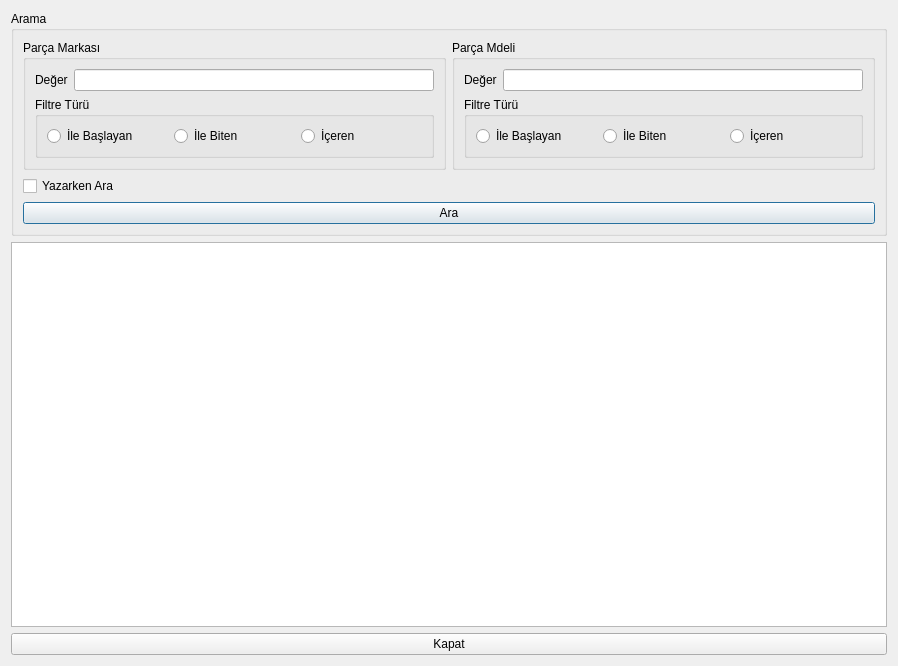
<?xml version="1.0" encoding="UTF-8"?>
<ui version="4.0">
 <class>TKNTumParcaListesi</class>
 <widget class="QDialog" name="TKNTumParcaListesi">
  <property name="geometry">
   <rect>
    <x>0</x>
    <y>0</y>
    <width>898</width>
    <height>666</height>
   </rect>
  </property>
  <property name="windowTitle">
   <string>Dialog</string>
  </property>
  <layout class="QVBoxLayout" name="verticalLayout_4">
   <item>
    <layout class="QVBoxLayout" name="verticalLayout_2">
     <item>
      <widget class="QGroupBox" name="groupBox">
       <property name="title">
        <string>Arama</string>
       </property>
       <layout class="QVBoxLayout" name="verticalLayout_5">
        <item>
         <layout class="QHBoxLayout" name="horizontalLayout_8">
          <item>
           <widget class="QGroupBox" name="groupBox_2">
            <property name="title">
             <string>Parça Markası</string>
            </property>
            <layout class="QVBoxLayout" name="verticalLayout">
             <item>
              <layout class="QHBoxLayout" name="horizontalLayout_3">
               <item>
                <widget class="QLabel" name="label">
                 <property name="text">
                  <string>Değer</string>
                 </property>
                </widget>
               </item>
               <item>
                <widget class="QLineEdit" name="leParcaAdDegeri"/>
               </item>
              </layout>
             </item>
             <item>
              <widget class="QGroupBox" name="groupBox_3">
               <property name="title">
                <string>Filtre Türü</string>
               </property>
               <layout class="QHBoxLayout" name="horizontalLayout_2">
                <item>
                 <layout class="QHBoxLayout" name="horizontalLayout">
                  <item>
                   <widget class="QRadioButton" name="rbParcaAdiIleBaslayan">
                    <property name="text">
                     <string>İle Başlayan</string>
                    </property>
                   </widget>
                  </item>
                  <item>
                   <widget class="QRadioButton" name="rbParcaAdiIleBiten">
                    <property name="text">
                     <string>İle Biten</string>
                    </property>
                   </widget>
                  </item>
                  <item>
                   <widget class="QRadioButton" name="rbParcaAdiIceren">
                    <property name="text">
                     <string>İçeren</string>
                    </property>
                   </widget>
                  </item>
                 </layout>
                </item>
               </layout>
              </widget>
             </item>
            </layout>
           </widget>
          </item>
          <item>
           <widget class="QGroupBox" name="groupBox_4">
            <property name="title">
             <string>Parça Mdeli</string>
            </property>
            <layout class="QVBoxLayout" name="verticalLayout_3">
             <item>
              <layout class="QHBoxLayout" name="horizontalLayout_4">
               <item>
                <widget class="QLabel" name="label_2">
                 <property name="text">
                  <string>Değer</string>
                 </property>
                </widget>
               </item>
               <item>
                <widget class="QLineEdit" name="leParcaModelDegeri"/>
               </item>
              </layout>
             </item>
             <item>
              <widget class="QGroupBox" name="groupBox_5">
               <property name="title">
                <string>Filtre Türü</string>
               </property>
               <layout class="QHBoxLayout" name="horizontalLayout_5">
                <item>
                 <layout class="QHBoxLayout" name="horizontalLayout_7">
                  <item>
                   <widget class="QRadioButton" name="rbParcaModelIleBaslayan">
                    <property name="text">
                     <string>İle Başlayan</string>
                    </property>
                   </widget>
                  </item>
                  <item>
                   <widget class="QRadioButton" name="rbParcaModelIleBiten">
                    <property name="text">
                     <string>İle Biten</string>
                    </property>
                   </widget>
                  </item>
                  <item>
                   <widget class="QRadioButton" name="rbParcaModelIceren">
                    <property name="text">
                     <string>İçeren</string>
                    </property>
                   </widget>
                  </item>
                 </layout>
                </item>
               </layout>
              </widget>
             </item>
            </layout>
           </widget>
          </item>
         </layout>
        </item>
        <item>
         <widget class="QCheckBox" name="cbYazarkenAra">
          <property name="text">
           <string>Yazarken Ara</string>
          </property>
         </widget>
        </item>
        <item>
         <widget class="QPushButton" name="pushButton_2">
          <property name="text">
           <string>Ara</string>
          </property>
          <property name="autoRepeatDelay">
           <number>300</number>
          </property>
         </widget>
        </item>
       </layout>
      </widget>
     </item>
     <item>
      <widget class="QTableWidget" name="tableWidget"/>
     </item>
     <item>
      <widget class="QPushButton" name="pushButton">
       <property name="text">
        <string>Kapat</string>
       </property>
      </widget>
     </item>
    </layout>
   </item>
  </layout>
 </widget>
 <resources/>
 <connections>
  <connection>
   <sender>pushButton</sender>
   <signal>clicked()</signal>
   <receiver>TKNTumParcaListesi</receiver>
   <slot>accept()</slot>
   <hints>
    <hint type="sourcelabel">
     <x>47</x>
     <y>626</y>
    </hint>
    <hint type="destinationlabel">
     <x>227</x>
     <y>389</y>
    </hint>
   </hints>
  </connection>
  <connection>
   <sender>leParcaAdDegeri</sender>
   <signal>textChanged(QString)</signal>
   <receiver>TKNTumParcaListesi</receiver>
   <slot>Ara()</slot>
   <hints>
    <hint type="sourcelabel">
     <x>255</x>
     <y>83</y>
    </hint>
    <hint type="destinationlabel">
     <x>646</x>
     <y>194</y>
    </hint>
   </hints>
  </connection>
  <connection>
   <sender>leParcaModelDegeri</sender>
   <signal>textChanged(QString)</signal>
   <receiver>TKNTumParcaListesi</receiver>
   <slot>Ara()</slot>
   <hints>
    <hint type="sourcelabel">
     <x>617</x>
     <y>79</y>
    </hint>
    <hint type="destinationlabel">
     <x>646</x>
     <y>161</y>
    </hint>
   </hints>
  </connection>
  <connection>
   <sender>rbParcaModelIceren</sender>
   <signal>clicked()</signal>
   <receiver>TKNTumParcaListesi</receiver>
   <slot>Ara()</slot>
   <hints>
    <hint type="sourcelabel">
     <x>822</x>
     <y>135</y>
    </hint>
    <hint type="destinationlabel">
     <x>646</x>
     <y>119</y>
    </hint>
   </hints>
  </connection>
  <connection>
   <sender>rbParcaModelIleBiten</sender>
   <signal>clicked()</signal>
   <receiver>TKNTumParcaListesi</receiver>
   <slot>Ara()</slot>
   <hints>
    <hint type="sourcelabel">
     <x>700</x>
     <y>136</y>
    </hint>
    <hint type="destinationlabel">
     <x>514</x>
     <y>187</y>
    </hint>
   </hints>
  </connection>
  <connection>
   <sender>rbParcaModelIleBaslayan</sender>
   <signal>clicked()</signal>
   <receiver>TKNTumParcaListesi</receiver>
   <slot>Ara()</slot>
   <hints>
    <hint type="sourcelabel">
     <x>579</x>
     <y>141</y>
    </hint>
    <hint type="destinationlabel">
     <x>407</x>
     <y>189</y>
    </hint>
   </hints>
  </connection>
  <connection>
   <sender>rbParcaAdiIceren</sender>
   <signal>clicked()</signal>
   <receiver>TKNTumParcaListesi</receiver>
   <slot>Ara()</slot>
   <hints>
    <hint type="sourcelabel">
     <x>371</x>
     <y>139</y>
    </hint>
    <hint type="destinationlabel">
     <x>306</x>
     <y>190</y>
    </hint>
   </hints>
  </connection>
  <connection>
   <sender>rbParcaAdiIleBiten</sender>
   <signal>clicked()</signal>
   <receiver>TKNTumParcaListesi</receiver>
   <slot>Ara()</slot>
   <hints>
    <hint type="sourcelabel">
     <x>213</x>
     <y>136</y>
    </hint>
    <hint type="destinationlabel">
     <x>211</x>
     <y>188</y>
    </hint>
   </hints>
  </connection>
  <connection>
   <sender>rbParcaAdiIleBaslayan</sender>
   <signal>clicked()</signal>
   <receiver>TKNTumParcaListesi</receiver>
   <slot>Ara()</slot>
   <hints>
    <hint type="sourcelabel">
     <x>103</x>
     <y>142</y>
    </hint>
    <hint type="destinationlabel">
     <x>119</x>
     <y>191</y>
    </hint>
   </hints>
  </connection>
  <connection>
   <sender>cbYazarkenAra</sender>
   <signal>clicked(bool)</signal>
   <receiver>pushButton_2</receiver>
   <slot>setDisabled(bool)</slot>
   <hints>
    <hint type="sourcelabel">
     <x>65</x>
     <y>193</y>
    </hint>
    <hint type="destinationlabel">
     <x>66</x>
     <y>211</y>
    </hint>
   </hints>
  </connection>
 </connections>
 <slots>
  <slot>Ara()</slot>
 </slots>
</ui>
